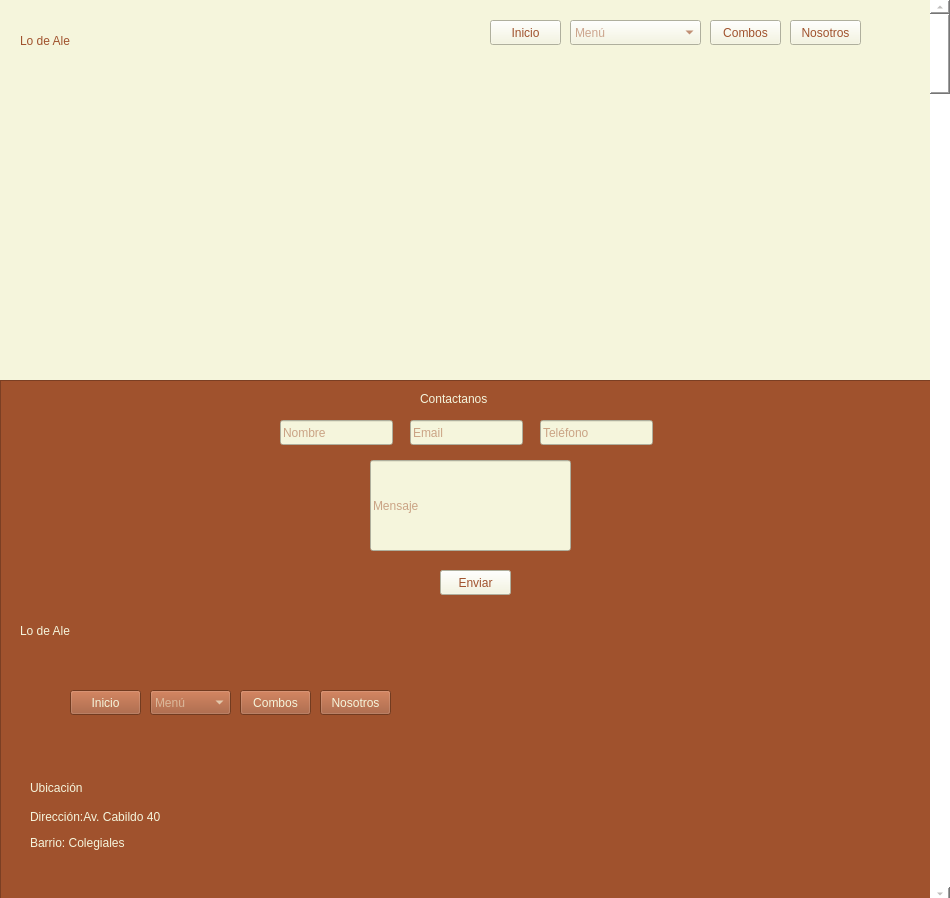
<?xml version="1.0" encoding="UTF-8"?>
<ui version="4.0">
 <class>MainWindow</class>
 <widget class="QMainWindow" name="MainWindow">
  <property name="geometry">
   <rect>
    <x>0</x>
    <y>0</y>
    <width>950</width>
    <height>898</height>
   </rect>
  </property>
  <property name="windowTitle">
   <string>MainWindow</string>
  </property>
  <property name="styleSheet">
   <string notr="true">background-color: rgb(245, 245, 220);
gridline-color: rgb(160, 82, 45);</string>
  </property>
  <widget class="QWidget" name="centralwidget">
   <widget class="QLabel" name="label">
    <property name="geometry">
     <rect>
      <x>20</x>
      <y>10</y>
      <width>201</width>
      <height>61</height>
     </rect>
    </property>
    <property name="styleSheet">
     <string notr="true">color: rgb(160, 82, 45);
font: 700 italic 30pt &quot;MathJax_Main&quot;;</string>
    </property>
    <property name="text">
     <string>Lo de Ale</string>
    </property>
   </widget>
   <widget class="QPushButton" name="pushButton">
    <property name="geometry">
     <rect>
      <x>490</x>
      <y>20</y>
      <width>71</width>
      <height>25</height>
     </rect>
    </property>
    <property name="styleSheet">
     <string notr="true">color: rgb(160, 82, 45);</string>
    </property>
    <property name="text">
     <string>Inicio</string>
    </property>
   </widget>
   <widget class="QComboBox" name="comboBox">
    <property name="geometry">
     <rect>
      <x>570</x>
      <y>20</y>
      <width>131</width>
      <height>25</height>
     </rect>
    </property>
    <property name="styleSheet">
     <string notr="true">alternate-background-color: rgb(160, 82, 45);
selection-color: rgb(160, 82, 45);
color: rgb(160, 82, 45);</string>
    </property>
    <property name="currentIndex">
     <number>-1</number>
    </property>
    <property name="placeholderText">
     <string>Menú</string>
    </property>
    <item>
     <property name="text">
      <string>Desayuno / Merienda</string>
     </property>
    </item>
    <item>
     <property name="text">
      <string>Almuerzo</string>
     </property>
    </item>
    <item>
     <property name="text">
      <string>Snacks</string>
     </property>
    </item>
    <item>
     <property name="text">
      <string>Bebidas</string>
     </property>
    </item>
    <item>
     <property name="text">
      <string>Sin T.A.C.C</string>
     </property>
    </item>
    <item>
     <property name="text">
      <string>Vegano</string>
     </property>
    </item>
   </widget>
   <widget class="QPushButton" name="pushButton_2">
    <property name="geometry">
     <rect>
      <x>710</x>
      <y>20</y>
      <width>71</width>
      <height>25</height>
     </rect>
    </property>
    <property name="styleSheet">
     <string notr="true">color: rgb(160, 82, 45);</string>
    </property>
    <property name="text">
     <string>Combos</string>
    </property>
   </widget>
   <widget class="QPushButton" name="pushButton_3">
    <property name="geometry">
     <rect>
      <x>790</x>
      <y>20</y>
      <width>71</width>
      <height>25</height>
     </rect>
    </property>
    <property name="styleSheet">
     <string notr="true">color: rgb(160, 82, 45);</string>
    </property>
    <property name="text">
     <string>Nosotros</string>
    </property>
   </widget>
   <widget class="QScrollBar" name="verticalScrollBar">
    <property name="geometry">
     <rect>
      <x>930</x>
      <y>0</y>
      <width>20</width>
      <height>901</height>
     </rect>
    </property>
    <property name="styleSheet">
     <string notr="true">color: rgb(154, 153, 150);
border-right-color: rgb(255, 255, 255);
border-left-color: rgb(255, 255, 255);
border-top-color: rgb(255, 255, 255);
border-color: rgb(255, 255, 255);
background-color: rgb(255, 255, 255);
border-bottom-color: rgb(255, 255, 255);</string>
    </property>
    <property name="orientation">
     <enum>Qt::Orientation::Vertical</enum>
    </property>
   </widget>
   <widget class="QFrame" name="frame">
    <property name="geometry">
     <rect>
      <x>0</x>
      <y>380</y>
      <width>931</width>
      <height>521</height>
     </rect>
    </property>
    <property name="styleSheet">
     <string notr="true">background-color: rgb(160, 82, 45);
border-color: rgb(160, 82, 45);</string>
    </property>
    <property name="frameShape">
     <enum>QFrame::Shape::StyledPanel</enum>
    </property>
    <property name="frameShadow">
     <enum>QFrame::Shadow::Raised</enum>
    </property>
    <widget class="QLabel" name="label_2">
     <property name="geometry">
      <rect>
       <x>20</x>
       <y>230</y>
       <width>191</width>
       <height>41</height>
      </rect>
     </property>
     <property name="styleSheet">
      <string notr="true">color: rgb(245, 245, 220);
font: 700 italic 30pt &quot;MathJax_Main&quot;;</string>
     </property>
     <property name="text">
      <string>Lo de Ale</string>
     </property>
    </widget>
    <widget class="QLabel" name="label_3">
     <property name="geometry">
      <rect>
       <x>420</x>
       <y>10</y>
       <width>91</width>
       <height>17</height>
      </rect>
     </property>
     <property name="styleSheet">
      <string notr="true">color: rgb(245, 245, 220);</string>
     </property>
     <property name="text">
      <string>Contactanos</string>
     </property>
    </widget>
    <widget class="QLineEdit" name="lineEdit">
     <property name="geometry">
      <rect>
       <x>280</x>
       <y>40</y>
       <width>113</width>
       <height>25</height>
      </rect>
     </property>
     <property name="styleSheet">
      <string notr="true">color: rgb(160, 82, 45);
background-color: rgb(245, 245, 220);</string>
     </property>
     <property name="text">
      <string/>
     </property>
     <property name="placeholderText">
      <string>Nombre</string>
     </property>
    </widget>
    <widget class="QLineEdit" name="lineEdit_2">
     <property name="geometry">
      <rect>
       <x>410</x>
       <y>40</y>
       <width>113</width>
       <height>25</height>
      </rect>
     </property>
     <property name="styleSheet">
      <string notr="true">background-color: rgb(245, 245, 220);
color: rgb(160, 82, 45);</string>
     </property>
     <property name="text">
      <string/>
     </property>
     <property name="placeholderText">
      <string>Email</string>
     </property>
    </widget>
    <widget class="QLineEdit" name="lineEdit_3">
     <property name="geometry">
      <rect>
       <x>540</x>
       <y>40</y>
       <width>113</width>
       <height>25</height>
      </rect>
     </property>
     <property name="styleSheet">
      <string notr="true">background-color: rgb(245, 245, 220);
color: rgb(160, 82, 45);</string>
     </property>
     <property name="text">
      <string/>
     </property>
     <property name="placeholderText">
      <string>Teléfono</string>
     </property>
    </widget>
    <widget class="QLineEdit" name="lineEdit_4">
     <property name="geometry">
      <rect>
       <x>370</x>
       <y>80</y>
       <width>201</width>
       <height>91</height>
      </rect>
     </property>
     <property name="styleSheet">
      <string notr="true">color: rgb(160, 82, 45);
background-color: rgb(245, 245, 220);</string>
     </property>
     <property name="text">
      <string/>
     </property>
     <property name="placeholderText">
      <string>Mensaje</string>
     </property>
    </widget>
    <widget class="QPushButton" name="pushButton_4">
     <property name="geometry">
      <rect>
       <x>440</x>
       <y>190</y>
       <width>71</width>
       <height>25</height>
      </rect>
     </property>
     <property name="styleSheet">
      <string notr="true">color: rgb(160, 82, 45);
background-color: rgb(245, 245, 220);</string>
     </property>
     <property name="text">
      <string>Enviar</string>
     </property>
    </widget>
    <widget class="QLabel" name="label_4">
     <property name="geometry">
      <rect>
       <x>30</x>
       <y>400</y>
       <width>81</width>
       <height>16</height>
      </rect>
     </property>
     <property name="styleSheet">
      <string notr="true">color: rgb(245, 245, 220);</string>
     </property>
     <property name="text">
      <string>Ubicación</string>
     </property>
    </widget>
    <widget class="QLabel" name="label_5">
     <property name="geometry">
      <rect>
       <x>30</x>
       <y>420</y>
       <width>181</width>
       <height>61</height>
      </rect>
     </property>
     <property name="styleSheet">
      <string notr="true">color: rgb(245, 245, 220);</string>
     </property>
     <property name="text">
      <string>&lt;html&gt;&lt;head/&gt;&lt;body&gt;&lt;p&gt;Dirección:Av. Cabildo 40&lt;/p&gt;&lt;p&gt;Barrio: Colegiales &lt;/p&gt;&lt;/body&gt;&lt;/html&gt;</string>
     </property>
    </widget>
    <widget class="QComboBox" name="comboBox_2">
     <property name="geometry">
      <rect>
       <x>150</x>
       <y>310</y>
       <width>81</width>
       <height>25</height>
      </rect>
     </property>
     <property name="styleSheet">
      <string notr="true">alternate-background-color: rgb(160, 82, 45);
selection-color: rgb(160, 82, 45);
color: rgb(245, 245, 220);</string>
     </property>
     <property name="currentIndex">
      <number>-1</number>
     </property>
     <property name="placeholderText">
      <string>Menú</string>
     </property>
     <item>
      <property name="text">
       <string>Desayuno / Merienda</string>
      </property>
     </item>
     <item>
      <property name="text">
       <string>Almuerzo</string>
      </property>
     </item>
     <item>
      <property name="text">
       <string>Snacks</string>
      </property>
     </item>
     <item>
      <property name="text">
       <string>Bebidas</string>
      </property>
     </item>
     <item>
      <property name="text">
       <string>Sin T.A.C.C</string>
      </property>
     </item>
     <item>
      <property name="text">
       <string>Vegano</string>
      </property>
     </item>
    </widget>
    <widget class="QPushButton" name="pushButton_5">
     <property name="geometry">
      <rect>
       <x>70</x>
       <y>310</y>
       <width>71</width>
       <height>25</height>
      </rect>
     </property>
     <property name="styleSheet">
      <string notr="true">color: rgb(245, 245, 220);</string>
     </property>
     <property name="text">
      <string>Inicio</string>
     </property>
    </widget>
    <widget class="QPushButton" name="pushButton_6">
     <property name="geometry">
      <rect>
       <x>240</x>
       <y>310</y>
       <width>71</width>
       <height>25</height>
      </rect>
     </property>
     <property name="styleSheet">
      <string notr="true">color: rgb(245, 245, 220);</string>
     </property>
     <property name="text">
      <string>Combos</string>
     </property>
    </widget>
    <widget class="QPushButton" name="pushButton_7">
     <property name="geometry">
      <rect>
       <x>320</x>
       <y>310</y>
       <width>71</width>
       <height>25</height>
      </rect>
     </property>
     <property name="styleSheet">
      <string notr="true">color: rgb(245, 245, 220);</string>
     </property>
     <property name="text">
      <string>Nosotros</string>
     </property>
    </widget>
   </widget>
   <zorder>label</zorder>
   <zorder>pushButton</zorder>
   <zorder>comboBox</zorder>
   <zorder>pushButton_2</zorder>
   <zorder>pushButton_3</zorder>
   <zorder>frame</zorder>
   <zorder>verticalScrollBar</zorder>
  </widget>
 </widget>
 <resources/>
 <connections/>
</ui>
